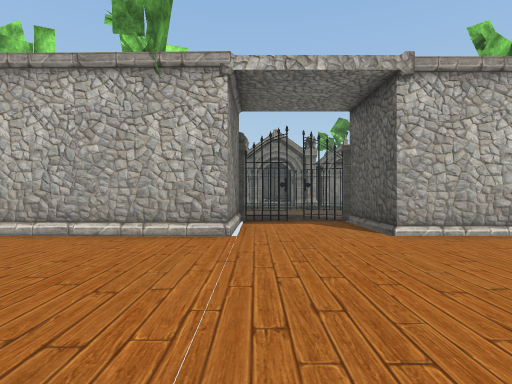
View 1 (above)

20 first-person views from a walk through a 3-D level made in the Unity game engine. The camera is 1.5 m above the floor, looks level and sees 80° across. The floor is counted in squares, 2 m on a side. Each view is taken from the middle of a square. On the plan, view 1 faces up. The plan holds only what a view shows up to about 10 squares ahead; the rest is blank. The place goes on beyond the plan. The player character is not drawn. Some animated figures are left out. Some surface patterns are stand-ins.

View 2
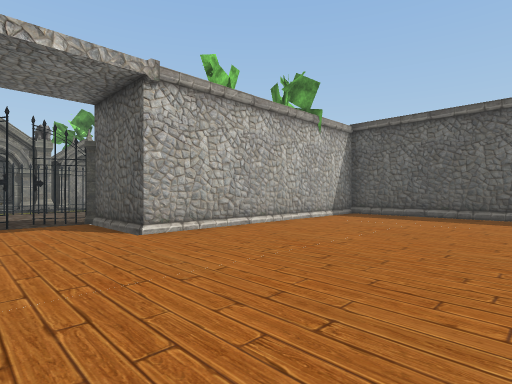

View 3
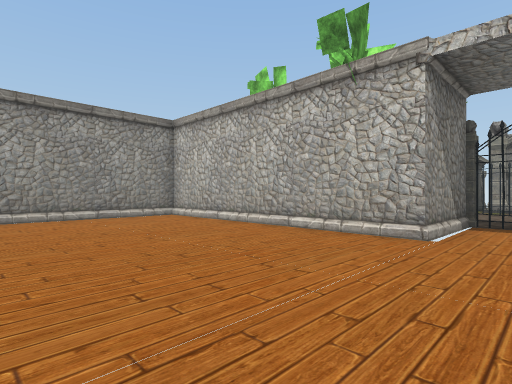

View 4
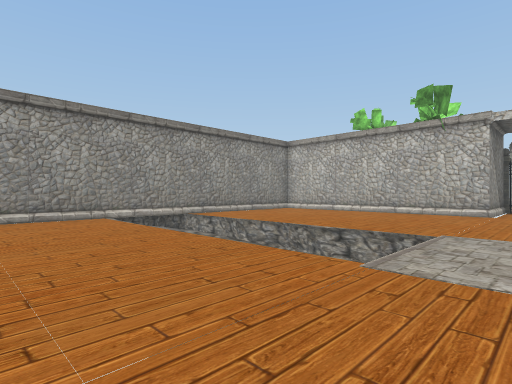

View 5
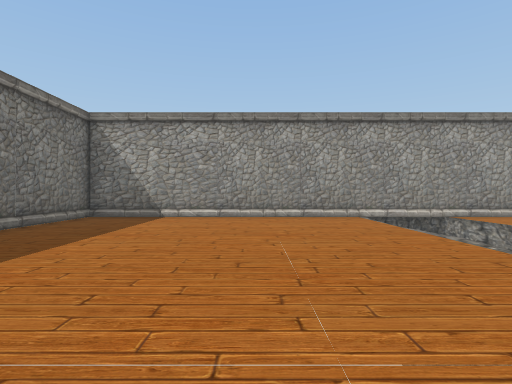

View 6
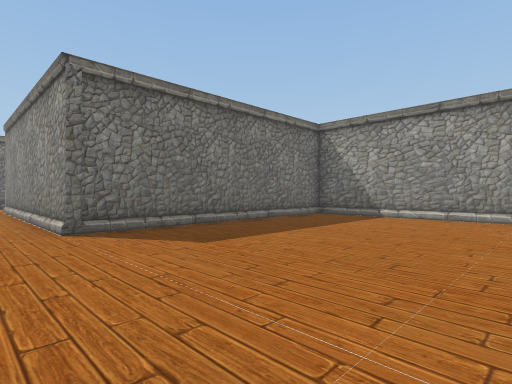

View 7
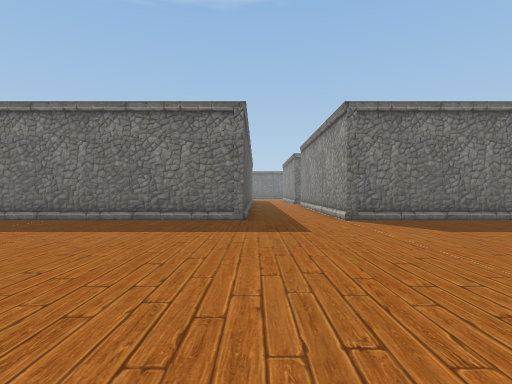

View 8
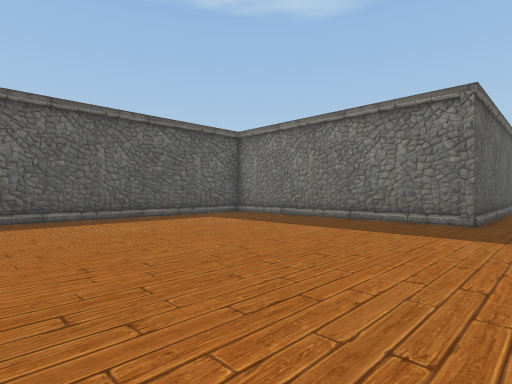

View 9
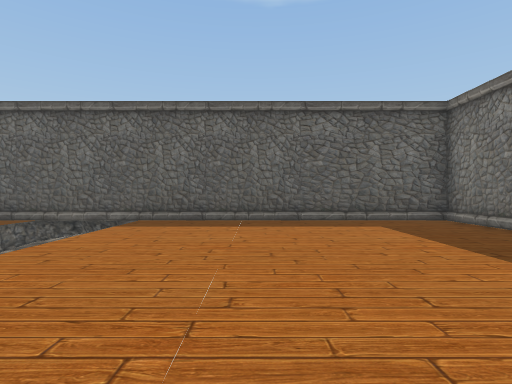

View 10
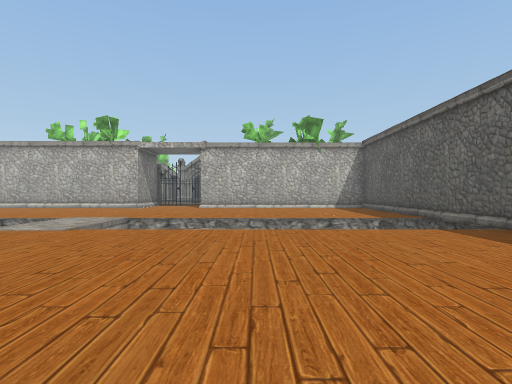

View 11
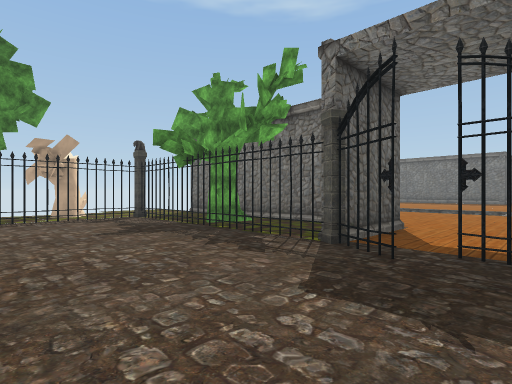

View 12
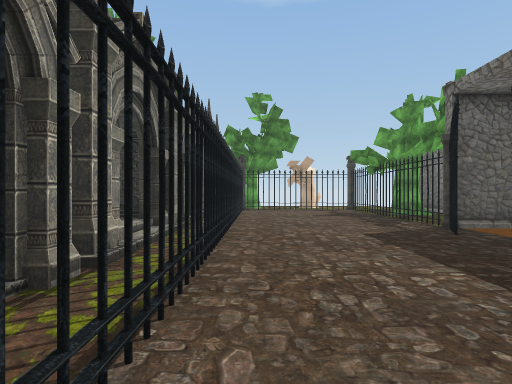

View 13
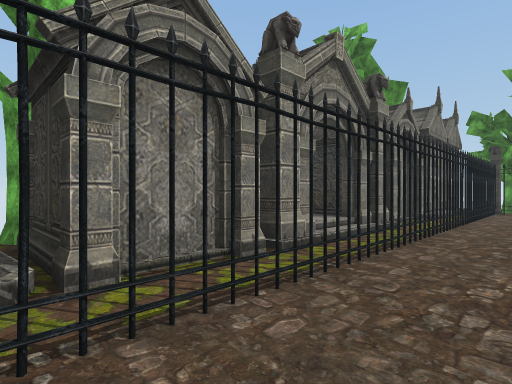

View 14
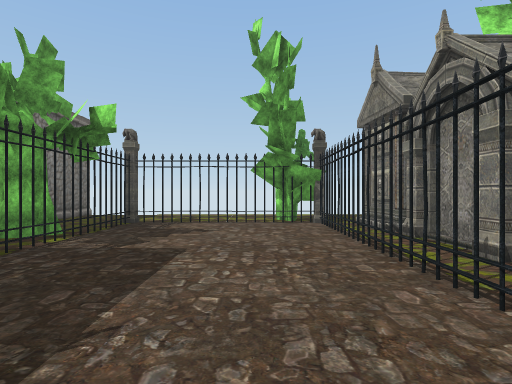

View 15
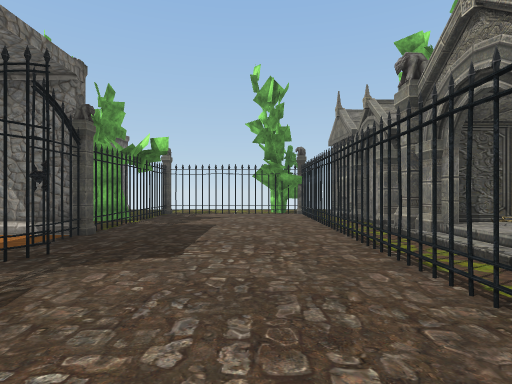

View 16
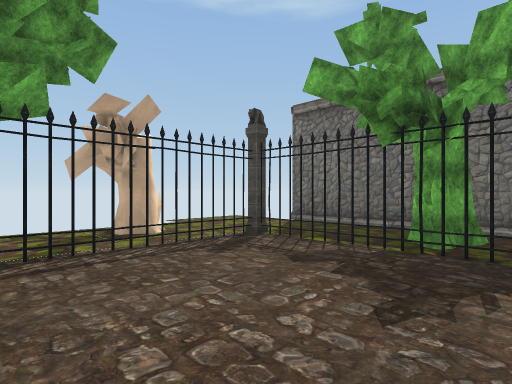

View 17
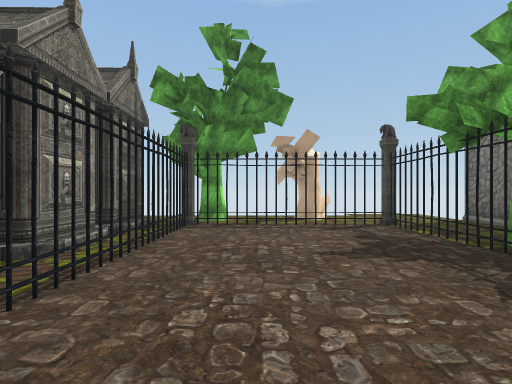

View 18
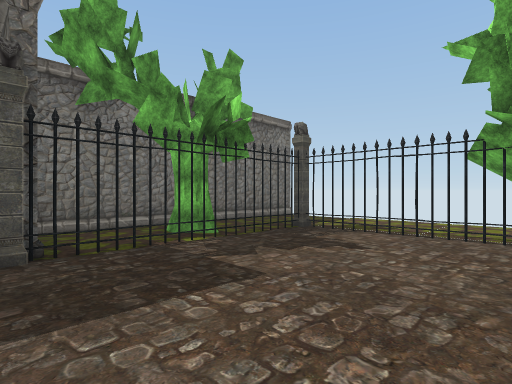

View 19
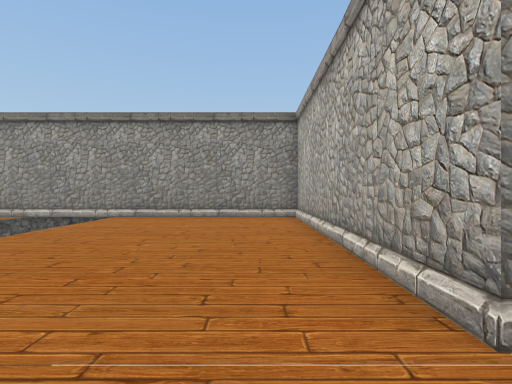

View 20
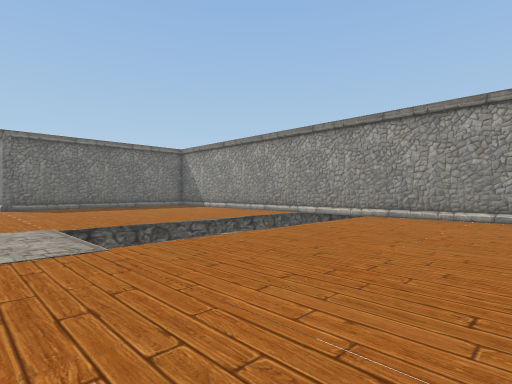

### Floor plan
Key: @ floor where view 1 was taken; # wall or solid block; . main floor; : floor 0.5 m higher than the main floor; / step, stairs or slope; T tombstone; O other object.
Columns run from 9 left of view 1 to 10 right of it. Each row starts with its distance up from view 1.
 15     OO## O #   OOOO
 14     OOO###:####OOOO
 13     OOO#########OO#
 12    ##.............##
 11    #..............#
 10  ..#..............#
  9  ..#..............#
  8   ..OO###T.O####OO#
  7   .. ####...#..## #
  6 #########...########
  5 #.///////...///////#
  4 #/.................#
  3 #/.................#
  2 #/.................#
  1 #/.................#
  0 #........@.........#
 -1 ##       ..        #
 -2 ##       ..        #
 -3 #..................#
 -4 #/.................#
 -5 #/.................#
 -6 #/.................#
 -7 #/.................#
 -8 #/.................#
 -9 #/.................#
-10 #/.................#
-11 #########...########

Positions as (right, up) in squares from view 1, and headings:
1: (0, 0), facing up
2: (0, 0), facing up-right
3: (1, 0), facing up-left
4: (1, -6), facing up-left
5: (1, -6), facing left
6: (1, -5), facing down-left
7: (2, -3), facing down
8: (1, -3), facing down-right
9: (2, -6), facing right
10: (5, -9), facing up
11: (0, 12), facing down-right
12: (-4, 12), facing right
13: (-4, 11), facing up-right
14: (2, 11), facing left
15: (5, 11), facing left
16: (5, 12), facing down-right
17: (2, 11), facing right
18: (0, 12), facing down-left
19: (1, 4), facing left
20: (1, 4), facing down-left
